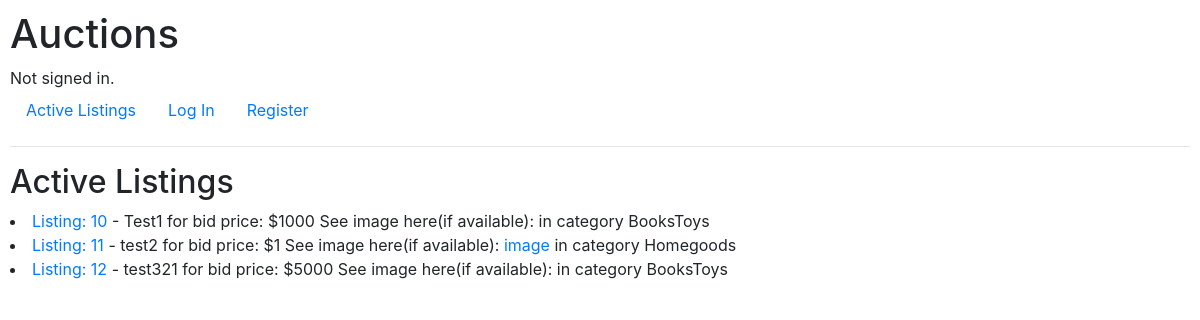
The page / on the database its author committed.
### auctions/models.py (models this page shows, shortened)
class Listing(models.Model):
    title = models.CharField(max_length=64)
    description = models.CharField(max_length=500)
    start_bid = models.IntegerField(default=0)
    image = models.URLField(blank=True)
    category = models.CharField(max_length=20, choices=CATEGORY_CHOICES)

### auctions/views.py (the view)
# urls.py: path("", views.index, name="index"),
def index(request):
    return render(request, "auctions/index.html",
                  {'listings': Listing.objects.all()})

### auctions/templates/auctions/index.html
{% extends "auctions/layout.html" %}
{% block body %}
    <h2>Active Listings</h2>
    {% for listing in listings %}
            <li><a href={% url 'listing' listing.id %}> Listing: {{ listing.id }} </a> - {{ listing.description }} for bid price: ${{ listing.start_bid }} See image here(if available): {% if listing.image %}<a href="{{ listing.image}}">image </a>{% endif %} in category {{listing.category}}
            </li>
        {% endfor %}
{% endblock %}

### auctions/static/auctions/styles.css (style rules this page uses)
body { padding: 10px; }

### rows shown on the page
Listing: id "10", description "Test1", start_bid "1000", category "BooksToys"
Listing: id "11", description "test2", start_bid "1", category "Homegoods"
Listing: id "12", description "test321", start_bid "5000", category "BooksToys"
